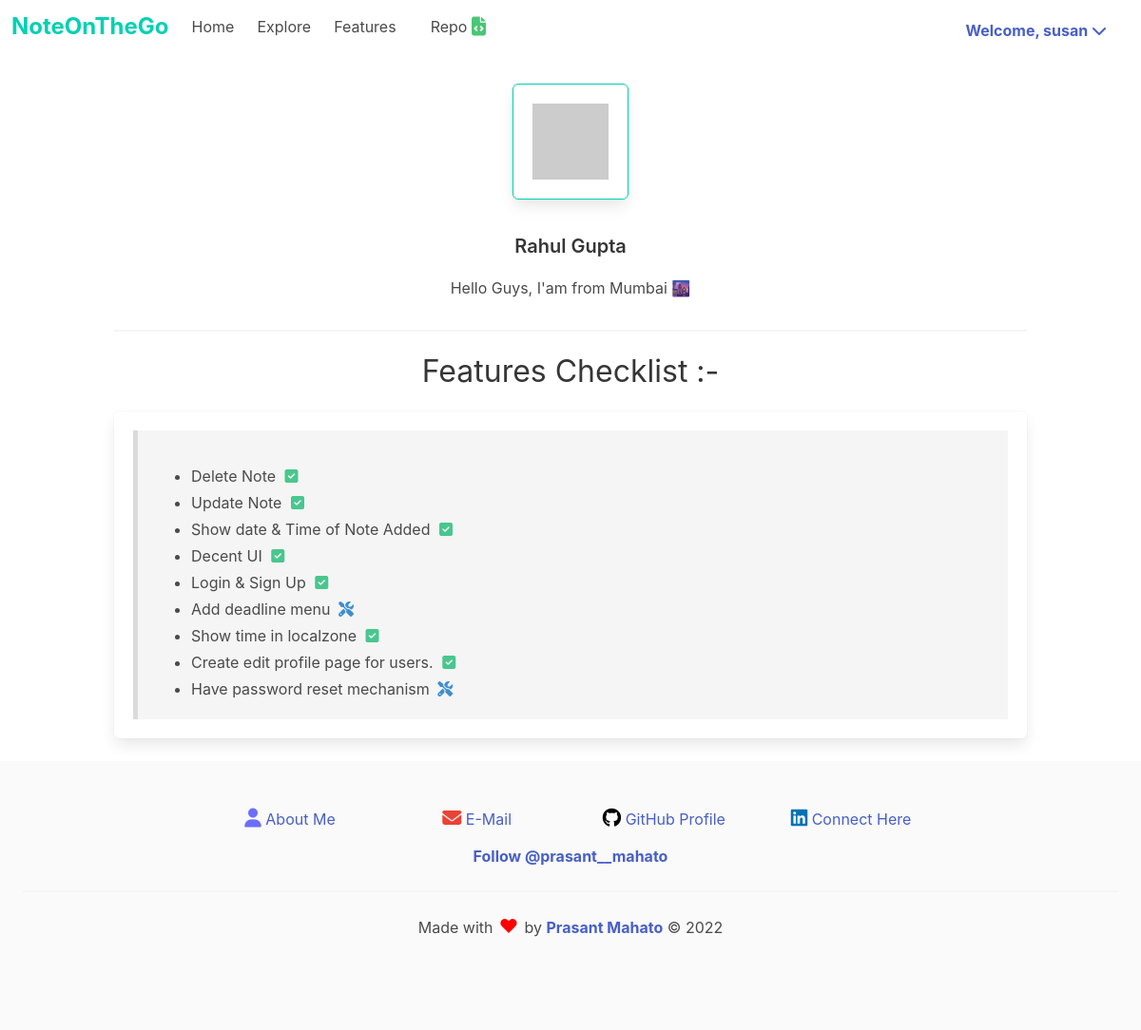
Screenshot of /user/rahul_123 (signed in) with the database file from the repository.
### app/model.py (models this page shows, shortened)
class User(UserMixin, db.Model):
    id = db.Column(db.Integer, primary_key=True)
    username = db.Column(db.String(64), index=True, unique=True)
    about_me = db.Column(db.String(64), nullable=True)
    first_name = db.Column(db.String(64))
    last_name = db.Column(db.String(64))
    email = db.Column(db.String(120), index=True, unique=True)
    password_hash = db.Column(db.String(128))
    notes = db.relationship('Todo', backref='author', lazy='dynamic')
    def avatar(self, profile_image, size):
        digest = md5(self.email.lower().encode('utf-8')).hexdigest()
        return 'https://www.gravatar.com/avatar/{}?d={}&s={}'.format(digest,profile_image, size)

### app/routes.py (the view)
@app.route('/user/<username>', methods=['GET', 'POST'])
@login_required
def user(username):
    user = User.query.filter_by(username=username).first_or_404()
    return render_template('user.html', user=user)

### app/model.py (called while the page is built)
@login.user_loader
def load_user(id):
    return User.query.get(int(id))

### app/templates/user.html (shortened to what this page needs)
{% extends 'base.html' %}
{% block content %}
<div class="container content">
    <table>
        <tr valing='top'>
            <td class="content">
                <figure>
                        <img src="{{ user.avatar('robohash', size='128') }}" style="border: 1px solid hsl(171, 100%, 41%);" class="box">
                </figure>
                <p class="is-text is-size-5 title">
                    {{ user.first_name }} {{ user.last_name  }}
                </p>
                {% if user.about_me %}
                    <p>{{ user.about_me }} </p>
                {% endif %}
            </td>
        </tr>
    </table>
    <hr>
</div>
{% endblock %}

### app/templates/base.html (shortened to what this page needs)
<!DOCTYPE html>
<html lang="en">
<head>
    <link rel="stylesheet" type="text/css" href="{{ url_for('static', filename='css/bulma.min.css') }}">
    <link rel="stylesheet" type="text/css" href="{{ url_for('static', filename='css/main.css') }}">
</head>
<body>
    <nav class="navbar" role="navigation" aria-label="main navigation">
        <div class="navbar-brand">
          <a class="navbar-item" href="{{ url_for('index') }} ">
            <div class="content control has-text-primary is-size-4">
                <strong>NoteOnTheGo</strong>
            </div>
          </a>
        </div>
        <div id="navbarBasicExample" class="navbar-menu">
          <div class="navbar-start">
            <a class="navbar-item" href="{{ url_for('index') }}">
              Home
            </a>
            <a class="navbar-item" href=" {{ url_for('explore') }} ">
              Explore
            </a>
            <a class="navbar-item" href="#c2" style="scroll-behavior: smooth;">
              Features
            </a>
            <div class="navbar-item">
              <p class="control">
                <a class="navbar-item" href="https://github.com/prasantmahato/Noteonthego" style="scroll-behavior: smooth;" target="_blank">
                  <span>Repo</span>
                  <span class="icon is-size-5">
                    <i class="fas fa-file-code"></i>
                  </span>
                </a>
              </p>
            </div>
          </div>
          <div class="navbar-end">
            <div class="navbar-item">
              <div class="buttons">
                {% if not current_user.is_anonymous %}
                  <div class="navbar-item has-dropdown is-hoverable pr-5">
                    <a class="dropdown-link" id="uppercase">
                      <strong>
                      Welcome, {{ current_user.username }} <i class="fas fa-chevron-down"></i>
                      </strong>
                    </a>
                  </div>
                {% endif %}
              </div>
            </div>
          </div>
        </div>
      </nav>
    <div class="conatainer content has-text-centered pt-5">
        {% block content %}
        {% endblock %}
    </div>
    <div class="title conatainer has-text-centered" id="c2">
      <h2>
        Features Checklist :-
      </h2>
    </div>
    <div class="container box content">
      <blockquote>
        <ul>
          <li>
            Delete Note
            <span class="icon has-text-success "><i class="fas fa-check-square"></i></span>
          </li>
          <li>
            Update Note
            <span class="icon has-text-success "><i class="fas fa-check-square"></i></span>
          </li>
          <li>
            Show date & Time of Note Added
            <span class="icon has-text-success "><i class="fas fa-check-square"></i></span>
          </li>
          <li>
            Decent UI
            <span class="icon has-text-success "><i class="fas fa-check-square"></i></span>
          </li>
          <li>
            Login & Sign Up
            <span class="icon has-text-success "><i class="fas fa-check-square"></i></span>
          </li>
          <li>Add deadline menu
            <span class="icon has-text-info "><i class="fas fa-tools"></i></span>
          </li>
          <li>Show time in localzone
            <span class="icon has-text-success "><i class="fas fa-check-square"></i></span>
          </li>
          <li>Create edit profile page for users.
            <span class="icon has-text-success "><i class="fas fa-check-square"></i></span>
          </li>
          <li>Have password reset mechanism
            <span class="icon has-text-info "><i class="fas fa-tools"></i></span>
          </li>
        </ul>
      </blockquote>
    </div>
    <footer class="footer">
      <div class="content has-text-centered">
          <div class="columns is-tablet is-3 ">
            <div class="column" id="removeDiv"></div>
            <div class="column button is-outlined is-ghost">
              <i class="is-size-5 fas fa-user"></i>
              <a href="https://prasantmahato.github.io" target="_blank"> About Me</a>
            </div>
            <div class="column button is-outlined is-ghost">
              <i class="is-size-5 fas fa-envelope"></i>
              <a href="mailto:prasantmahato33@gmail.com" target="_blank"> E-Mail</a>
            </div>
            <div class="column button is-outlined is-ghost">
              <i class="is-size-5 fab fa-github"></i>
              <a href="https://github.com/prasantmahato" target="_blank"> GitHub Profile</a>
            </div>
            <div class="column button is-outlined is-ghost">
              <i class="is-size-5 fab fa-linkedin"></i>
              <a href="https://www.linkedin.com/in/prasant-mahato/" target="_blank"> Connect Here</a>
            </div>
            <div class="column" id="removeDiv"></div>
          </div>
        <strong>
          <a href="https://twitter.com/prasant__mahato?ref_src=twsrc%5Etfw" class="twitter-follow-button" data-size="large" data-show-count="false">
            Follow @prasant__mahato
          </a>
        </strong>
        <hr>
        <div>
          Made with <span class="icon is-size-5" style="color: red;">&hearts;</span> by
          <strong><a href="https://prasantmahato.github.io">Prasant Mahato</a></strong>
          &copy;
          <span id="copyright">
          </span>
      </div>
    </div>
    </footer>
</body>
</html>

### app/static/css/main.css (style rules this page uses)
.fa-user { color: rgb(109, 109, 253); }
.fa-envelope { color: #ea4335; }
.fa-github { color: black; }
.fa-linkedin { color: #0072b1; }
.fa-file-code { color: hsl(141, 53%, 53%); }

### rows the page displays
User: username "susan"
User: first_name "Rahul", last_name "Gupta", about_me "Hello Guys, I'am from Mumbai 🌆"
